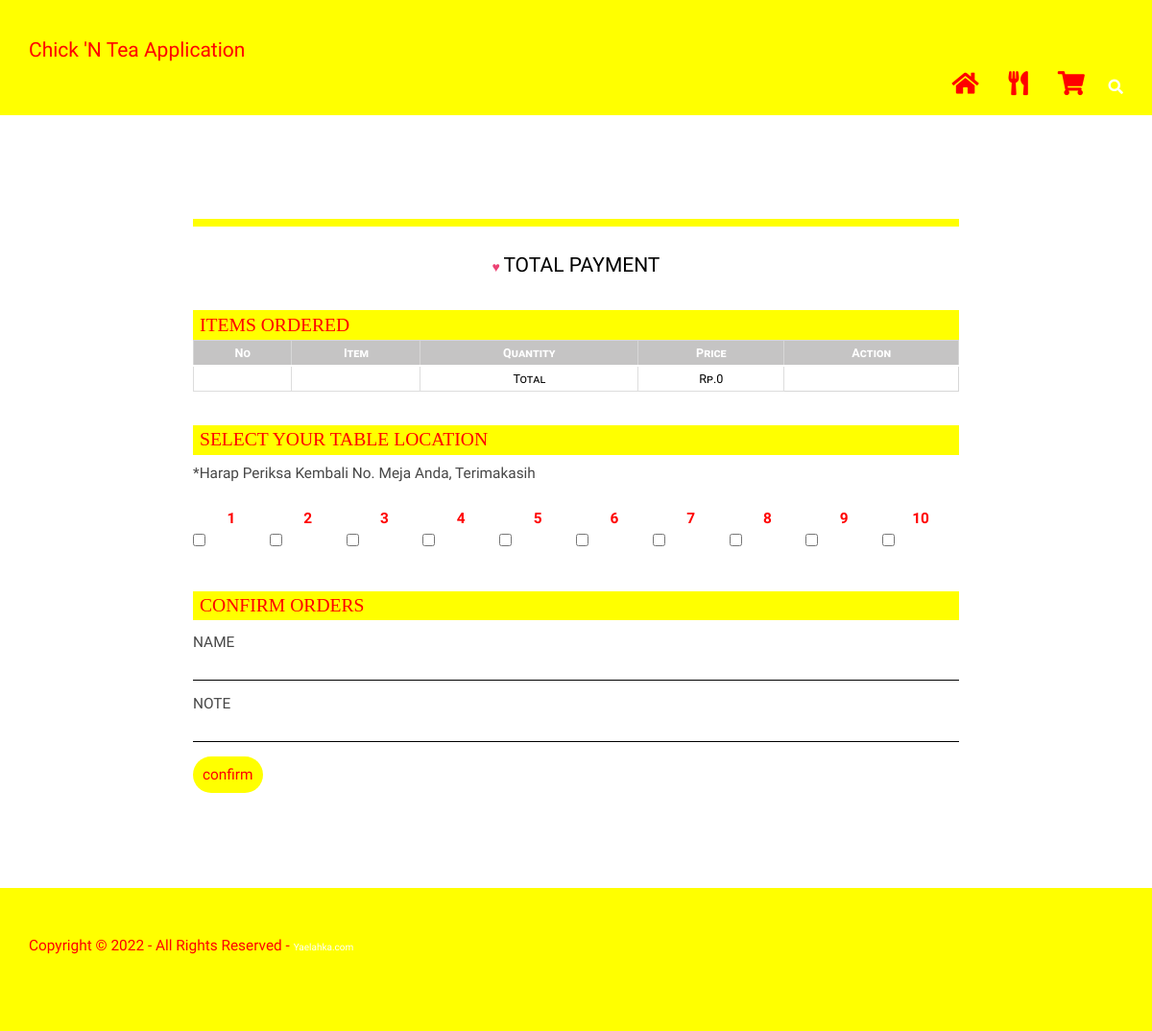
/Cart.php, run on the app's committed database.
### tables this page shows
CREATE TABLE `tb_table` (
  `tt_id` int(11) NOT NULL,
  `tt_table_no` int(11) NOT NULL,
  `tt_status` enum('ON','OFF') NOT NULL
);

### Cart.php (the view, shortened to what this page needs)
<!DOCTYPE html>
<html lang="">
<head>
<link href="layout/styles/layout.css" rel="stylesheet" type="text/css" media="all">
<link href="layout/styles/cart.css" rel="stylesheet" type="text/css" media="all">
</head>
<body id="top">
<div class="wrapper row0">
  <div id="topbar" class="hoc clear">
      <h1 class="title-sub">Chick 'N Tea Application</h1>
    <div class="fl_right">
      <ul class="nospace">
        <li><a href="index.php"><i class="fas fa-home" style="font-size: 25px; color: red;"></i></a></li>
        <li><a href="index.php#latest" title="Food Menu"><i class="fas fa-utensils" style="font-size: 25px; color: red"></i></a></li>
        <li><a href="#" title="Cart"><i class="fas fa-shopping-cart" style="font-size: 25px; color: red"></i></a></li>
        <li id="searchform">
        </li>
      </ul>
    </div>
  </div>
</div>
<div class="wrapper row3">
  <section id="services" class="hoc container clear">
    <main>
    <h4></h4>
        <table id="checkoutSummary">
    <h2 style="margin:2rem 0 1rem; text-align:center;"><span class="pinkheart">&hearts; </span>TOTAL PAYMENT</h2>
        <h4>Items Ordered</h4>
        <table id="checkoutItems">
            <tr>
              <th>No</th>
            <th>Item</th>
            <th>Quantity</th>
            <th>Price</th>
            <th>Action</th>
            </tr>
            <?php
            include 'conn.php';
              $rupiah = "Rp." . number_format($data['tm_price'],0,',','.');?>
          <td></td>
          <td></td>
          <td>Total</td>
            <td><?php echo "Rp." . number_format($tot_bayar);?></td>
          </table>
          <h4>Select Your Table Location</h4>
          <div class="radop">
            <p>*Harap Periksa Kembali No. Meja Anda, Terimakasih</p>
          <form action="" method="POST">
            <?php
              $query = mysqli_query($query , "SELECT * FROM tb_table ORDER BY tt_id");
                        while ($table=mysqli_fetch_array($query)) {
                            if ($table['tt_status']=='ON') {
                                echo '
                                <div class="radio-wrap text-center">
                                <div class="radio-label-fake text-center">'. $table['tt_id'].'</div>
                                <input type="checkbox" value="'.$table['tt_table_no'].'" name="acc">
                              </div>
                                ';
                            }
                          }
               ?>
        </div>
        <h4>Confirm Orders</h4>
        <tbody>
            <tr>
                <div class="">
                  <label for="">NAME</label>
                  <input type="text" name="name" required>
               </div>
                <div class="">
                  <label for="">NOTE</label>
                  <input type="text" name="note" required>
               </div>
               <input type="submit" name="confirm" value="confirm">
            </tr>
        </tbody>
  </section>
</div>
<div class="bgded overlay">
  <div class="wrapper row5">
    <div id="copyright" class="hoc clear">
      <p class="fl_left">Copyright &copy; 2022 - All Rights Reserved - <a href="yaelahka.com">Yaelahka.com</a></p>
    </div>
  </div>
</div>
</body>
</html>

### layout/styles/layout.css (style rules this page uses)
#topbar { padding:20px 0px; margin-top: 20px; text-transform:uppercase; }
#topbar ul li { display:inline-block; margin-right:15px; }
#topbar ul li:last-child { margin-right:0; padding-right:0; border-right:none; }
#topbar i { line-height:normal; }
#topbar #searchform { position:relative; line-height:1; z-index:9999; }
#topbar #searchform::after { display:block; height:18px; line-height:18px; padding:0; font-family:"Font Awesome 5 Free"; font-weight:900; content:"\f002"; }
#topbar #searchform ::placeholder { text-transform:capitalize; }
.container { padding:80px 0; }
#copyright { padding:50px 0 80px; border-top:1px solid; }
#copyright * { margin:0; padding:0; }
input[type="submit"] { width: auto; cursor: pointer; height: auto; border-radius: 20px; padding: 10px; display: block; background-color: yellow; color: red; border: none; }
*, *::before, *::after { transition:all .3s ease-in-out; }
table, th, td { border:1px solid; border-collapse:collapse; vertical-align:top; }
table, th { table-layout:auto; }
table { width:100%; margin-bottom:15px; }
th, td { padding:5px 8px; }
td { border-width:0 1px; }
.title-sub { font-size: 21px; font-family: 'Mochiy Pop P One', sans-serif; }
body { color:#A8A8A8; background-color:#202020; }
a { color:red; border: none ; cursor: pointer; font-size: 10px; padding: 6px; font-family: 'Mochiy Pop P One', sans-serif; border-radius: 15px; background-color: yellow; }
.overlay { color:#FFFFFF; background-color:inherit; }
.overlay::after { color:inherit; background-color:rgba(0,0,0,.55); }
.row0, .row0 a { color:#FFFFFF; background-color:yellow; }
.row3 { color:#474747; background-color:#FFFFFF; }
.row5, .row5 a { color:white; background-color: yellow; }
#topbar > div:first-of-type i { color:#000000; }
#topbar #searchform { color:inherit; }
#copyright { border-color:yellow; background-color: yellow; }
table, th, td, #comments .avatar, #comments input, #comments textarea { border-color:#D7D7D7; }
th { color:#FFFFFF; background-color:#373737; }
tr, #comments li, #comments input[type="submit"], #comments input[type="reset"] { color:inherit; background-color:#FBFBFB; }
@media screen and (min-width:1140px) { .hoc { max-width:1140px; } }

### layout/styles/cart.css (style rules this page uses)
* { margin: 0; padding: 0; box-sizing: border-box; }
html { height: 100%; }
body { min-height: 100%; display: flex; flex-direction: column; font-family: 'Didact Gothic', sans-serif; font-size: 1.1rem; color: #555; }
.wrapper { flex: 1 0 auto; }
main { width:70%; max-width: 900px; margin: 2rem auto 1.4rem; line-height: 1.4rem; text-align: justify; }
section { margin-bottom: 4rem; clear:both; }
h4 { color: RED; background-color: YELLOW; padding: 0.3rem 0.5rem; text-transform: uppercase; margin: 2.5rem 0 0; }
h4:first-of-type { margin: 0; }
h4:last-of-type { margin: 2.5rem 0 1rem; }
a { color: #EC4273; text-decoration: none; }
.radop { margin-top: 10px; margin-bottom: 10px; padding-bottom: 50px; }
h2 { font-family: 'Dosis', sans-serif; margin-bottom: 2rem; font-size: 1.5rem; color: black; text-align: left; }
p { margin-bottom: 2rem; }
span { font-family: 'Dosis', sans-serif; font-size: 1rem; margin: 1.3rem auto; color: #EC4273; display: block; }
table { color:black; font-size: 0.9rem; width:100%; font-variant: small-caps; margin-top: 2rem; margin-bottom: 1rem; }
td, th { background-color: rgb(197, 196, 196); padding: 0.2rem 0.5rem; }
#checkoutSummary, #checkoutItems { margin: 0; border-collapse: collapse; }
#checkoutSummary td, th { border-bottom: 2px solid white; }
#checkoutItems td { background: white; border: 1px solid #ddd; text-align: center; }
#checkoutItems th { text-align: center; }
.pinkheart { color: #EC4273; display: inline; }
label, input[type="submit"] { display: block; }
.radio-wrap { text-align: center; position: relative; width: 10%; height: 60px; display: inline-block; float: left; }
.radio-wrap .radio-label-fake { color: red; font-weight: bold; }
.radio-wrap > input { position: relative; top: 5px; }
input[type=text] { width: 100%; border: none; border-bottom: 1px solid black; margin-top: 10px; margin-bottom: 15px; }

### data on the page
tb_table: tt_id "1"
tb_table: tt_id "2"
tb_table: tt_id "3"
tb_table: tt_id "4"
tb_table: tt_id "5"
tb_table: tt_id "6"
tb_table: tt_id "7"
tb_table: tt_id "8"
tb_table: tt_id "9"
tb_table: tt_id "10"

### other printed values
$tot_bayar "0"
